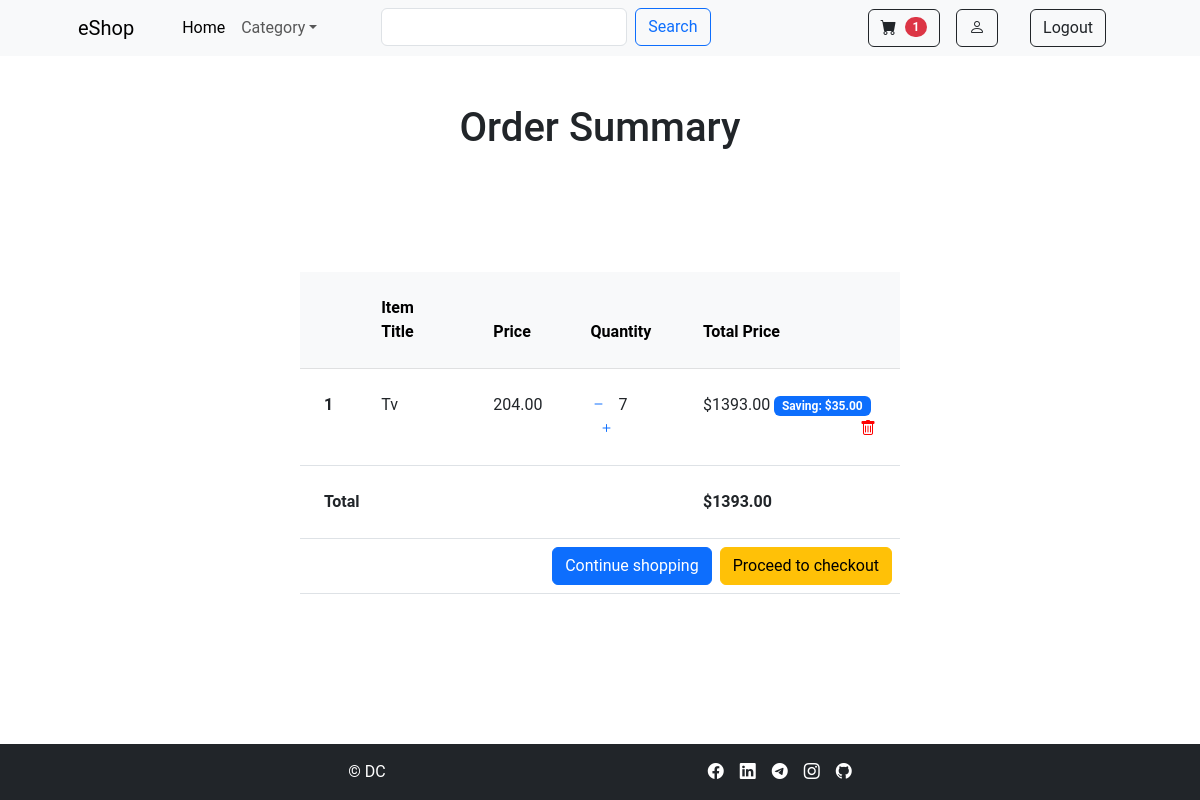
Screenshot of /buy/order-summary (signed in) with the database file from the repository.
### buy/models.py (models this page shows, shortened)
class Order(models.Model):
    user = models.ForeignKey(User, on_delete=models.CASCADE)
    items = models.ManyToManyField(OrderItem)
    start_date = models.DateTimeField(auto_now_add=True) # date of creation
    ordered_date = models.DateTimeField() # date of sent
    ordered = models.BooleanField(default=False) # The order was sent or not
    billing_address = models.ForeignKey('BillingAddress', on_delete=models.SET_NULL, blank=True, null=True)
    def get_total(self):
        total = 0
        for order_item in self.items.all():
            total += order_item.get_final_price()
        return total

class OrderItem(models.Model):
    user = models.ForeignKey(User, on_delete=models.CASCADE, null=True, blank=True)
    item = models.ForeignKey(Item, on_delete=models.CASCADE)
    quantity = models.IntegerField(default=1)
    ordered = models.BooleanField(default=False) # The order was sent or not
    def get_total_price(self):
        return self.item.price * self.quantity
    def get_total_discount_price(self):
        return self.item.discount_price * self.quantity
    def get_amount_saved(self):
        return self.get_total_price() - self.get_total_discount_price()
    def get_final_price(self):
        if self.item.discount_price:
            return self.get_total_discount_price()
        return self.get_total_price()

class Item(models.Model):
    title = models.CharField(max_length=100)
    price = models.DecimalField(max_digits=19, decimal_places=2)
    discount_price = models.DecimalField(max_digits=19, decimal_places=2, blank=True, null=True)
    category = models.CharField(choices=CATEGORY_CHOICES, max_length=23)
    label = models.CharField(choices=LABEL_CHOICES, max_length=10)
    slug = models.SlugField()
    description = models.TextField()
    additional_information = models.TextField(blank=True, null=True)
    image = models.ImageField(blank=True)
    a_image1 = models.ImageField(blank=True)
    a_image2 = models.ImageField(blank=True)
    a_image3 = models.ImageField(blank=True)

### buy/views.py (the view)
# urls.py: path("order-summary", views.OrderSummaryView.as_view(), name="order-summary"),
class OrderSummaryView(LoginRequiredMixin, View):
    def get(self, *arg, **kwargs):
        try:
            order = Order.objects.get(user=self.request.user, ordered=False)
            context = {
                "object":order
                }
            return render(self.request, "buy/order_summary.html", context)
        except ObjectDoesNotExist:
            messages.error(self.request, "You don't have an active order")
            return redirect("/")

### buy/templatetags/cart_template_tags.py (called while the page is built)
@register.filter
def cart_item_count(user):
    if user.is_authenticated:
        qs = Order.objects.filter(user=user, ordered=False)
        if qs.exists():
             return qs[0].items.count()
        else:
            return 0

### buy/templates/buy/order_summary.html (shortened to what this page needs)
{% extends 'buy/layout.html' %}
{% block content %}
<h1 class="text-center my-5">Order Summary</h1>
<div class="d-flex my-5 justify-content-center">
    <div class="col-6">
        <div class="table-responsive my-4">
            <table class="table">
                <thead class="table-light">
                <tr>
                    <th class="p-4" scope="col"></th>
                    <th class="p-4" scope="col">Item Title</th>
                    <th class="p-4" scope="col">Price</th>
                    <th class="p-4" scope="col">Quantity </th>
                    <th class="p-4" scope="col">Total Price</th>
                </tr>
                </thead>
                <tbody>
                {% for order_item in object.items.all %}
                <tr>
                    <th class="p-4" scope="row">{{ forloop.counter }}</th>
                    <td class="p-4">{{ order_item.item.title }}</td>
                    <td class="p-4">{{ order_item.item.price }}</td>
                    <td class="p-4">
                        <a href="{% url 'remove-single-item-from-cart' order_item.item.slug %}"><i class="bi bi-dash me-2"></i></a>
                        {{ order_item.quantity }}
                        <a href="{% url 'add-to-cart' order_item.item.slug %}"><i class="bi bi-plus ms-2"></i></a>
                    </td>
                    <td class="p-4">
                        {% if order_item.item.discount_price %}
                            ${{ order_item.get_total_discount_price }}
                            <span class="badge text-bg-primary">Saving: ${{ order_item.get_amount_saved }}</span>
                        {% else %}
                            ${{ order_item.get_total_price }}
                        {% endif %}
                        <a style="color: red;" href="{% url 'remove-from-cart' order_item.item.slug %}"><i class="bi bi-trash float-end"></i></a>
                    </td>
                </tr>
                {% endfor %}
                {% if object.get_total %}
                <tr>
                    <td class="p-4" colspan="4"><b>Total</b></td>
                    <td class="p-4"><b>${{ object.get_total }}</b></td>
                </tr>
                <tr>
                    <td colspan="5">
                        <a href="{% url 'create_checkout_session' %}" class="btn btn-warning float-end ">Proceed to checkout</a>
                        <a href="/" class="btn btn-primary float-end mx-2">Continue shopping</a>
                    </td>
                </tr>
                {% endif %}
                </tbody>
            </table>
        </div>
    </div>
</div>
{% endblock %}

### buy/templates/buy/layout.html (shortened to what this page needs)
{% load static %}
<!DOCTYPE html>
<html lang="en">
    <head>
        <link href="https://cdn.jsdelivr.net/npm/bootstrap@5.3.0-alpha3/dist/css/bootstrap.min.css" rel="stylesheet">
        <link href="https://cdn.jsdelivr.net/npm/bootstrap-icons@1.5.0/font/bootstrap-icons.css" rel="stylesheet" />
        <link rel="stylesheet" type="text/css" href="{% static 'buy/styles.css' %}" />
    </head>
    <body class="d-flex flex-column min-vh-100">
        {% block nav %}
        {% load cart_template_tags  %}
        <nav class="navbar navbar-expand-md navbar-light bg-light sticky-top">
            <div class="container px-4 px-lg-5">
                <a class="navbar-brand" href="{% url 'home' %}">eShop</a>
                <div class="collapse navbar-collapse" id="navbarSupportedContent">
                    <ul class="navbar-nav me-auto mb-2 mb-lg-0 ms-lg-4">
                        <li class="nav-item"><a class="nav-link active" aria-current="page" href="{% url 'home' %}">Home</a></li>
                        <li class="nav-item dropdown">
                            <a class="nav-link dropdown-toggle" id="navbarDropdown" href="#" role="button" data-bs-toggle="dropdown" aria-expanded="false">Category</a>
                        </li>
                        <div class="" role="search">
                            <form class="d-flex ms-5" action="{% url 'search'  %}" method="POST">
                                <input name="query" class="form-control mx-2" type="text">
                                <input type="submit" class="btn btn-outline-primary" value="Search">
                            </form>
                        </div>
                    </ul>
                    {% if request.user.is_authenticated %}
                        <button class="btn btn-outline-dark" type="submit">
                            <a href="{% url 'order-summary' %}" class="d-flex align-items-center nav-link">
                                <i class="bi-cart-fill me-1"></i>
                                <span class=" ms-1 badge rounded-pill bg-danger">{{ request.user | cart_item_count }}</span>
                            </a>
                        </button>
                        <button class="btn btn-outline-dark mx-3">
                            <a href="{% url 'profile' request.user.username %}" class="nav-link"><i class="bi bi-person"></i></a>
                        </button>
                        <button class="btn btn-outline-dark mx-3">
                            <a href="{% url 'account_logout' %}" class="nav-link">Logout</a>
                        </button>
                    {% endif %}
                </div>
            </div>
        </nav>
        {% endblock %}
        {% block content %}
        {% endblock %}
        <footer class="bg-dark mt-auto py-3">
            <div class="container d-flex justify-content-evenly">
                <p class="m-0 text-center text-white">&copy; DC</p>
                <div class="d-flex justify-content-evenly" id="social">
                    <i class="bi bi-facebook ms-3"></i>
                    <i class="bi bi-linkedin ms-3"></i>
                    <i class="bi bi-telegram ms-3"></i>
                    <i class="bi bi-instagram ms-3"></i>
                    <i class="bi bi-github ms-3"></i>
                </div>
            </div>
        </footer>
    </body>
</html>

### buy/static/buy/styles.css (style rules this page uses)
body { font-family: 'Roboto', sans-serif; }
#social { color: white; }

### rows the page displays
OrderItem: item "Tv", item.price "204.00", quantity "7", get_total_discount_price "1393.00", get_amount_saved "35.00"
Order: get_total "1393.00"

### other values shown
{{ request.user | cart_item_count }} "1"
